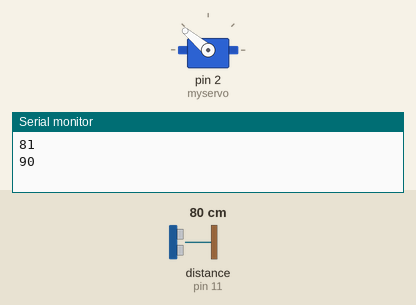
The sketch below on a simulated Arduino Uno, built with avr-gcc and run on an emulated ATmega328P. Shown: servo, the last lines printed to the serial monitor. Inputs (shaded band) come from the test bench; at power-on: distance to the obstacle (sensor on pin 11) 80 cm.

Above: at 3.91 s.
4.3 s: distance to the obstacle (sensor on pin 11) set to 2 cm
At 5.11 s:
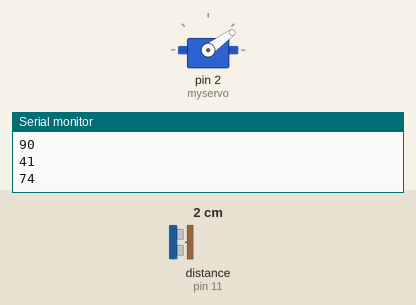
7.3 s: distance to the obstacle (sensor on pin 11) set to 60 cm
Timing chart, 0 to 16.3 s (numbered marks = the images above; inputs shaded):
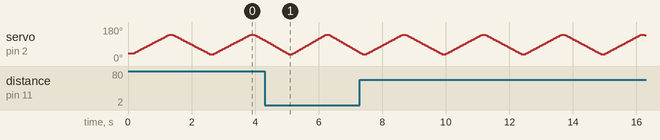

The sketch:

sketch_ultrasoundauto7.ino
```cpp
//Sketch by Daniel Hingston

#include <Servo.h>
#include <NewPing.h>

Servo myservo;

int angle;
int distance;
int pos = 40;
int minRange =1000;
int minRange2 = 1000;
int minIndex;
int minIndex2;
int finalangle;
int finaldistance;
NewPing ping(10,11,1000);

void setup() {
  myservo.attach(2);
  Serial.begin(9600);
}

void loop() {
  myservo.write(pos);
  delay(150);

  for (pos = 40; pos <= 140; pos += 4) {
    myservo.write(pos);
    delay(10);
    distance=(ping.ping_cm());
    delay(30);
    if (distance != 0) {
    if (minRange>distance){
      minRange = distance;
      minIndex = pos;
    }
    }
   }

  delay(50);

  for (pos = 140; pos >= 40; pos -= 4) {
    myservo.write(pos);
    delay(10);
    distance=(ping.ping_cm());
    delay(30);
    if (distance != 0) {
    if (minRange2>distance){
      minRange2 = distance;
      minIndex2 = pos;
    }
    }
   }

   finaldistance = (minRange+minRange2)/2;
   finalangle = (minIndex+minIndex2)/2;
 Serial.println(finaldistance);
 Serial.println(finalangle);
 Serial.println();
}
```
